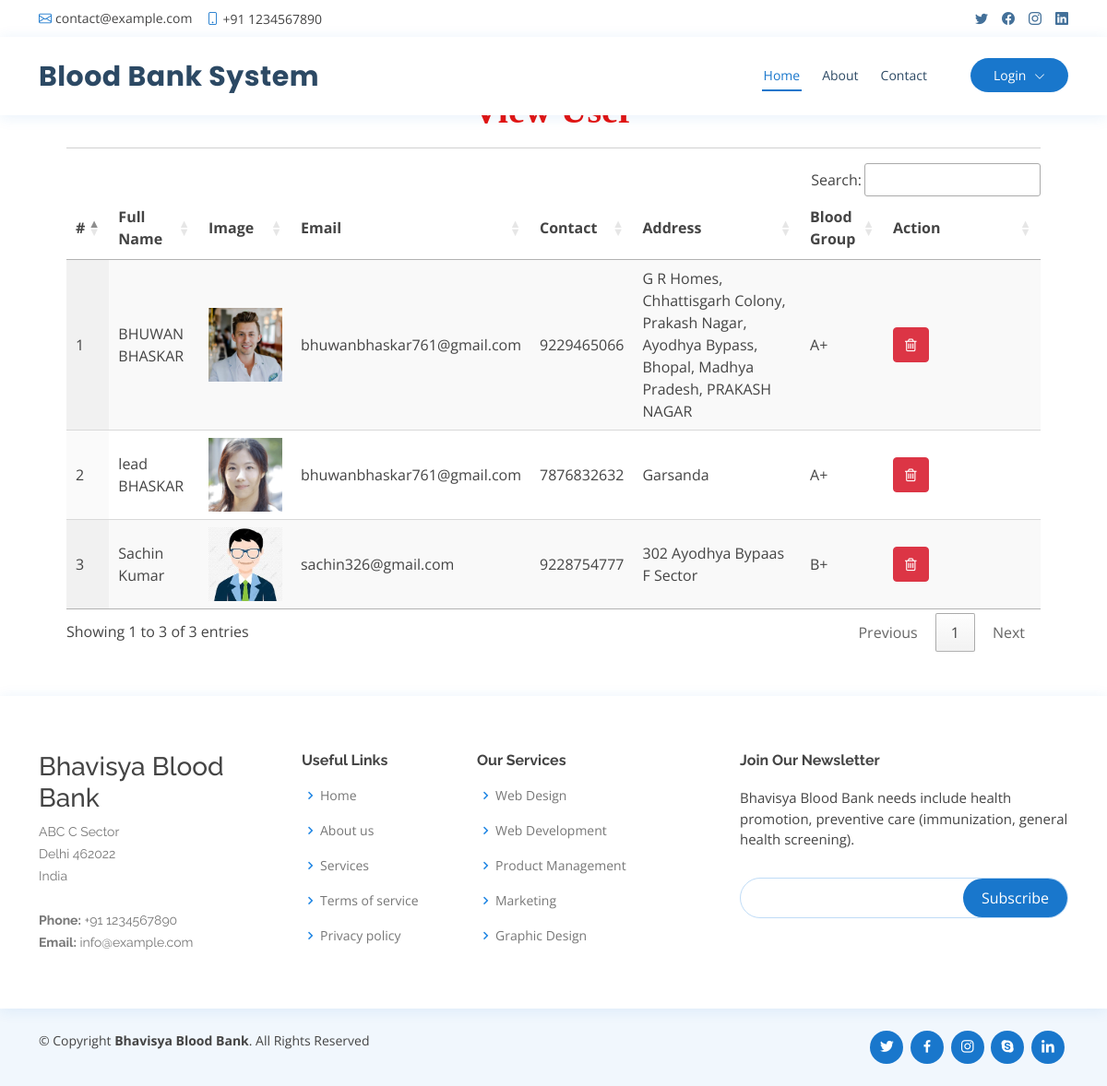
Page /view_user on the committed database.
### blood_app/models.py (models this page shows, shortened)
class UserProfile(models.Model):
    user = models.ForeignKey(User, on_delete=models.CASCADE, null=True)
    contact = models.CharField(max_length=100, null=True)
    address = models.CharField(max_length=100, null=True)
    blood_group = models.ForeignKey(Category, on_delete=models.CASCADE, null=True, blank=True)
    dob = models.DateField(null=True)
    image = models.FileField(null=True)

class Category(models.Model):
    name = models.CharField(max_length=100, null=True, blank=True)

### blood_app/views.py (the view)
# urls.py: path('view_user', view_user, name='view_user'),
def view_user(request):
    data = UserProfile.objects.all()
    d = {'data':data}
    return render(request,'view_user.html',d)

### blood_app/templates/view_user.html
{% extends 'index.html' %}
{% load static %}
{% block body %}
<div class="container-fluid" style="width:90%;margin-top:8%">
                    <div class="container-fluid">
                        <h1 align="center" style="font-weight:bold;font-family : 'Monotype Corsiva' ; color : #E6120E ;margin-top:4%">View User</h1>
                         </div><hr>
                                <table id="example" class="display" style="width:100%">
                                  <thead>
                                    <tr>
                                      <th>#</th>
                                      <th>Full Name</th>
                                      <th>Image</th>
                                      <th>Email</th>
                                      <th>Contact</th>
                                      <th>Address</th>
                                      <th>Blood Group</th>
                                      <th>Action</th>
                                  </tr>
                              </thead>
                              <tbody>
                              {% for i in data %}
                                <tr>
                                  <td>{{forloop.counter}}</td>
                                  <td>{{i.user.first_name}} {{i.user.last_name}}</td>
                                  <td><img src="{{i.image.url}}" style="width:80px;height:80px"></td>
                                  <td>{{i.user.email}}</td>
                                  <td>{{i.contact}}</td>
                                  <td>{{i.address}}</td>
                                  <td>{{i.blood_group.name}}</td>
                                    <td style="width:150px">
                                      <a href="{% url 'delete_user' i.id %}" ><button class="btn btn-danger" onclick="return confirm('Are you sure?')"><i class="fa fa-trash-o"></i></button></a></td>
                              </tr>
                              {% endfor %}
                          </tbody>
                      </table>
                  </div>
{% endblock %}

### blood_app/templates/index.html (shortened to what this page needs)
<!DOCTYPE html>
<html lang="en">
  {% load static %}
<head>
  <link href="{% static 'vendor/fontawesome-free/css/all.min.css' %}" rel="stylesheet">
  <link href="{% static 'vendor/animate.css/animate.min.css' %}" rel="stylesheet">
  <link href="{% static 'vendor/bootstrap/css/bootstrap.min.css' %}" rel="stylesheet">
  <link href="{% static 'vendor/bootstrap-icons/bootstrap-icons.css' %}" rel="stylesheet">
  <link href="{% static 'vendor/boxicons/css/boxicons.min.css' %}" rel="stylesheet">
  <link href="{% static 'vendor/glightbox/css/glightbox.min.css' %}" rel="stylesheet">
  <link href="{% static 'vendor/remixicon/remixicon.css' %}" rel="stylesheet">
  <link href="{% static 'vendor/swiper/swiper-bundle.min.css' %}" rel="stylesheet">
  <link href="{% static 'css/style.css' %}" rel="stylesheet">
  <link rel="stylesheet" href="https://cdnjs.cloudflare.com/ajax/libs/font-awesome/4.7.0/css/font-awesome.min.css">
  <link rel='stylesheet' type='text/css' href="https://cdn.datatables.net/1.10.21/css/jquery.dataTables.min.css">
  <link rel='stylesheet' type='text/css' href="https://cdn.datatables.net/buttons/1.6.2/css/buttons.dataTables.min.css">
</head>
<body>
  <div id="topbar" class="d-flex align-items-center fixed-top">
    <div class="container d-flex justify-content-between">
      <div class="contact-info d-flex align-items-center">
        <i class="bi bi-envelope"></i> <a href="mailto:contact@example.com">contact@example.com</a>
        <i class="bi bi-phone"></i> +91 1234567890
      </div>
      <div class="d-none d-lg-flex social-links align-items-center">
        <a href="#" class="twitter"><i class="bi bi-twitter"></i></a>
        <a href="#" class="facebook"><i class="bi bi-facebook"></i></a>
        <a href="#" class="instagram"><i class="bi bi-instagram"></i></a>
        <a href="#" class="linkedin"><i class="bi bi-linkedin"></i></i></a>
      </div>
    </div>
  </div>
  <header id="header" class="fixed-top">
    <div class="container d-flex align-items-center">
      <h1 class="logo me-auto"><a href="index.html">Blood Bank System</a></h1>
      {% if request.user.is_staff %}
      <nav id="navbar" class="navbar order-last order-lg-0">
        <ul>
          <li><a class="nav-link scrollto active" href="{% url 'admin_home' %}">Home</a></li>
          <li class="dropdown"><a href="#"><span>Category</span> <i class="bi bi-chevron-down"></i></a>
            <ul>
              <li><a href="/add_category">Add Blood Category</a></li>
              <li><a href="/view_category">View Blood Category</a></li>
            </ul>
          </li>
          <li><a class="nav-link scrollto" href="/view_user">Users</a></li>
          <li><a class="nav-link scrollto" href="/all_order">All Order</a></li>
          <li class="dropdown"><a href="#"><span>Blood Donation</span> <i class="bi bi-chevron-down"></i></a>
            <ul>
              <li><a href="/request_blood">Request for Blood</a></li>
              <li><a href="/donator_blood">Donate for Blood</a></li>
            </ul>
          </li>
          <li class="dropdown">
            <a href="#" class="appointment-btn scrollto" style="color: #fff;"><span class="d-none d-md-inline">Welcome,</span> {{request.user.username}} <i class="bi bi-chevron-down"></i></a>
            <ul>
              <li><a href="{% url 'change_password' %}">Password</a></li>
              <li><a href="{% url 'logout' %}">Logout</a></li>
            </ul>
          </li>
        </ul>
        <i class="bi bi-list mobile-nav-toggle"></i>
      </nav>
      {% else %}
      <nav id="navbar" class="navbar order-last order-lg-0">
        <ul>
          <li><a class="nav-link scrollto active" href="/#hero">Home</a></li>
          <li><a class="nav-link scrollto" href="/#about">About</a></li>
          <li><a class="nav-link scrollto" href="#contact">Contact</a></li>
        </ul>
      </nav>
      <nav id="navbar" class="navbar order-last order-lg-0">
        <ul>
        <li class="dropdown">
          <a href="#" class="appointment-btn scrollto" style="color: #fff;"><span class="d-none d-md-inline">Login</span> <i class="bi bi-chevron-down"></i></a>
        </li>
      </ul>
    </nav>
      {% endif %}
  </header>
  <div class="mt-5 mb-5" style="margin-top:14%">
  {% block body %}
  {% endblock %}
  </div>
  <footer id="footer">
    <div class="footer-top">
      <div class="container">
        <div class="row">
          <div class="col-lg-3 col-md-6 footer-contact">
            <h3>Bhavisya Blood Bank</h3>
            <p>
              ABC C Sector <br>
              Delhi 462022<br>
              India <br><br>
              <strong>Phone:</strong> +91 1234567890<br>
              <strong>Email:</strong> info@example.com<br>
            </p>
          </div>
          <div class="col-lg-2 col-md-6 footer-links">
            <h4>Useful Links</h4>
            <ul>
              <li><i class="bx bx-chevron-right"></i> <a href="#">Home</a></li>
              <li><i class="bx bx-chevron-right"></i> <a href="#">About us</a></li>
              <li><i class="bx bx-chevron-right"></i> <a href="#">Services</a></li>
              <li><i class="bx bx-chevron-right"></i> <a href="#">Terms of service</a></li>
              <li><i class="bx bx-chevron-right"></i> <a href="#">Privacy policy</a></li>
            </ul>
          </div>
          <div class="col-lg-3 col-md-6 footer-links">
            <h4>Our Services</h4>
            <ul>
              <li><i class="bx bx-chevron-right"></i> <a href="#">Web Design</a></li>
              <li><i class="bx bx-chevron-right"></i> <a href="#">Web Development</a></li>
              <li><i class="bx bx-chevron-right"></i> <a href="#">Product Management</a></li>
              <li><i class="bx bx-chevron-right"></i> <a href="#">Marketing</a></li>
              <li><i class="bx bx-chevron-right"></i> <a href="#">Graphic Design</a></li>
            </ul>
          </div>
          <div class="col-lg-4 col-md-6 footer-newsletter">
            <h4>Join Our Newsletter</h4>
            <p>Bhavisya Blood Bank needs include health promotion, preventive care (immunization, general health screening).</p>
            <form action="" method="post">
              <input type="email" name="email"><input type="submit" value="Subscribe">
            </form>
          </div>
        </div>
      </div>
    </div>
    <div class="container d-md-flex py-4">
      <div class="me-md-auto text-center text-md-start">
        <div class="copyright">
          &copy; Copyright <strong><span>Bhavisya Blood Bank</span></strong>. All Rights Reserved
        </div>
        <div class="credits">
        </div>
      </div>
      <div class="social-links text-center text-md-right pt-3 pt-md-0">
        <a href="#" class="twitter"><i class="bx bxl-twitter"></i></a>
        <a href="#" class="facebook"><i class="bx bxl-facebook"></i></a>
        <a href="#" class="instagram"><i class="bx bxl-instagram"></i></a>
        <a href="#" class="google-plus"><i class="bx bxl-skype"></i></a>
        <a href="#" class="linkedin"><i class="bx bxl-linkedin"></i></a>
      </div>
    </div>
  </footer>
</body>
</html>

### blood_app/static/css/style.css (style rules this page uses)
body { font-family: "Open Sans", sans-serif; color: #444444; }
a { color: #1977cc; text-decoration: none; }
h1, h2, h3, h4, h5, h6 { font-family: "Raleway", sans-serif; }
#topbar { background: #fff; height: 40px; font-size: 14px; transition: all 0.5s; z-index: 996; }
#topbar .contact-info a { line-height: 1; color: #444444; transition: 0.3s; }
#topbar .contact-info i { color: #1977cc; padding-right: 4px; margin-left: 15px; line-height: 0; }
#topbar .contact-info i:first-child { margin-left: 0; }
#topbar .social-links a { color: #437099; padding-left: 15px; display: inline-block; line-height: 1px; transition: 0.3s; }
#topbar .social-links a:first-child { border-left: 0; }
#header { background: #fff; transition: all 0.5s; z-index: 997; padding: 15px 0; top: 40px; box-shadow: 0px 2px 15px rgba(25, 119, 204, 0.1); }
#header .logo { font-size: 30px; margin: 0; padding: 0; line-height: 1; font-weight: 700; letter-spacing: 0.5px; font-family: "Poppins", sans-serif; }
#header .logo a { color: #2c4964; }
.appointment-btn { margin-left: 25px; background: #1977cc; color: #fff; border-radius: 50px; padding: 8px 25px; white-space: nowrap; transition: 0.3s; font-size: 14px; display: inline-block; }
.navbar { padding: 0; }
.navbar ul { margin: 0; padding: 0; display: flex; list-style: none; align-items: center; }
.navbar li { position: relative; }
.navbar>ul>li { position: relative; white-space: nowrap; padding: 8px 0 8px 20px; }
.navbar a, .navbar a:focus { display: flex; align-items: center; justify-content: space-between; font-size: 14px; color: #2c4964; white-space: nowrap; transition: 0.3s; border-bottom: 2px solid #fff; padding: 5px 2px; }
.navbar a i, .navbar a:focus i { font-size: 12px; line-height: 0; margin-left: 5px; }
.navbar a:hover, .navbar .active, .navbar .active:focus, .navbar li:hover>a { color: #1977cc; border-color: #1977cc; }
#footer { color: #444444; font-size: 14px; background: #f1f7fd; }
#footer .footer-top { padding: 60px 0 30px 0; background: #fff; box-shadow: 0px 2px 15px rgba(25, 119, 204, 0.1); }
#footer .footer-top .footer-contact { margin-bottom: 30px; }
#footer .footer-top .footer-contact p { font-size: 14px; line-height: 24px; margin-bottom: 0; font-family: "Raleway", sans-serif; color: #777777; }
#footer .footer-top h4 { font-size: 16px; font-weight: bold; color: #444444; position: relative; padding-bottom: 12px; }
#footer .footer-top .footer-links { margin-bottom: 30px; }
#footer .footer-top .footer-links ul { list-style: none; padding: 0; margin: 0; }
#footer .footer-top .footer-links ul i { padding-right: 2px; color: #1c84e3; font-size: 18px; line-height: 1; }
#footer .footer-top .footer-links ul li { padding: 10px 0; display: flex; align-items: center; }
#footer .footer-top .footer-links ul li:first-child { padding-top: 0; }
#footer .footer-top .footer-links ul a { color: #777777; transition: 0.3s; display: inline-block; line-height: 1; }
#footer .footer-newsletter { font-size: 15px; }
#footer .footer-newsletter h4 { font-size: 16px; font-weight: bold; color: #444444; position: relative; padding-bottom: 12px; }
#footer .footer-newsletter form { margin-top: 30px; background: #fff; padding: 6px 10px; position: relative; border-radius: 50px; text-align: left; border: 1px solid #bfdcf7; }
#footer .footer-newsletter form input[type=email] { border: 0; padding: 4px 8px; width: calc(100% - 100px); }
#footer .footer-newsletter form input[type=submit] { position: absolute; top: 0; right: 0; bottom: 0; border: 0; background: none; font-size: 16px; padding: 0 20px; background: #1977cc; color: #fff; transition: 0.3s; border-radius: 50px; }
#footer .credits { padding-top: 5px; font-size: 13px; color: #444444; }
#footer .social-links a { font-size: 18px; display: inline-block; background: #1977cc; color: #fff; line-height: 1; padding: 8px 0; margin-right: 4px; border-radius: 50%; text-align: center; width: 36px; height: 36px; transition: 0.3s; }
.dropdown .appointment-btn { margin-left: 25px; background: #1977cc; color: #fff; border-radius: 50px; padding: 8px 25px; white-space: nowrap; transition: 0.3s; font-size: 14px; display: inline-block; }
.appointment-btn { color: #fff; }

### rows in the picture
UserProfile: user.first_name "BHUWAN", user.last_name "BHASKAR", image (picture), user.email "bhuwanbhaskar761@gmail.com", contact "9229465066", address "G R Homes, Chhattisgarh Colony, Prakash Nagar, Ayodhya Bypass, Bhopal, Madhya Pradesh, PRAKASH NAGAR", blood_group.name "A+"
UserProfile: user.first_name "lead", user.last_name "BHASKAR", image (picture), user.email "bhuwanbhaskar761@gmail.com", contact "7876832632", address "Garsanda", blood_group.name "A+"
UserProfile: user.first_name "Sachin", user.last_name "Kumar", image (picture), user.email "sachin326@gmail.com", contact "9228754777", address "302 Ayodhya Bypaas F Sector", blood_group.name "B+"
